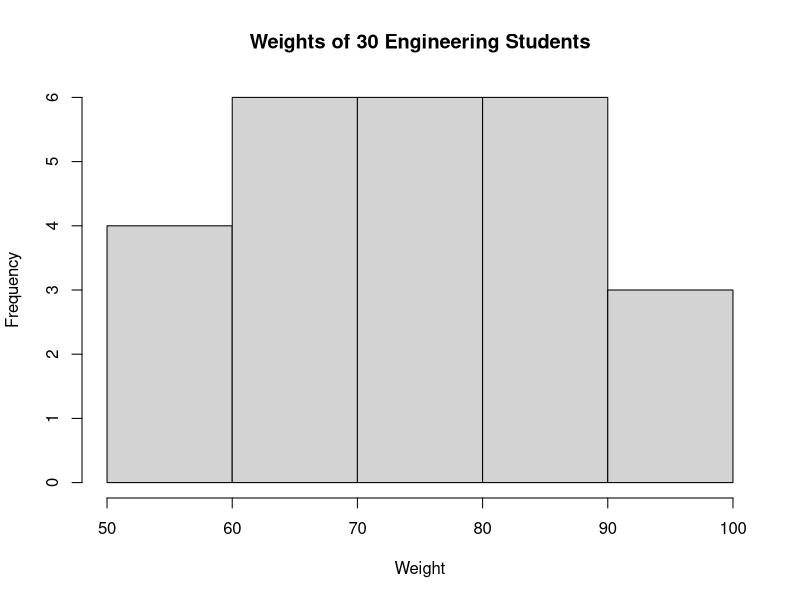

The R source for this figure:
x <- c(52, 55, 58, 60, 61, 63, 65, 67, 68, 70, 72, 73, 75, 76, 78, 80, 82, 83, 85, 86, 88, 90, 92, 94, 95)
hist(x, main="Weights of 30 Engineering Students", xlab="Weight")
